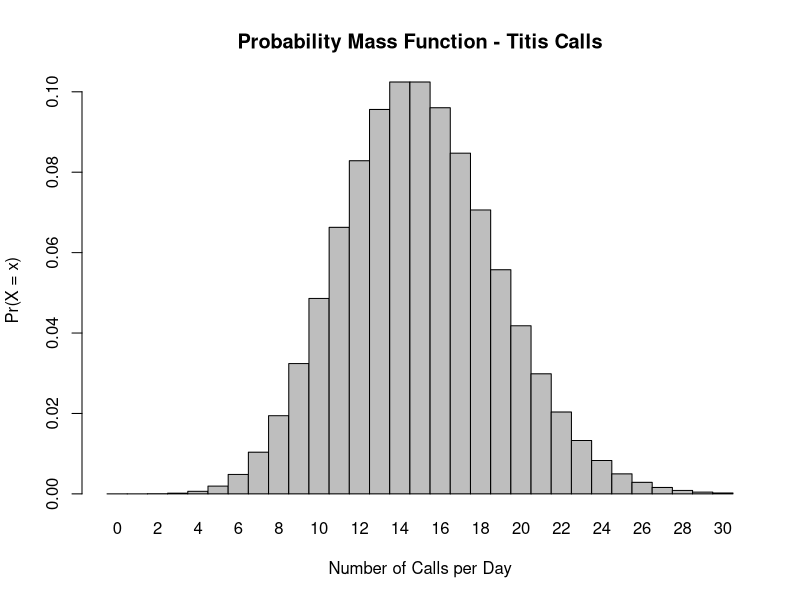
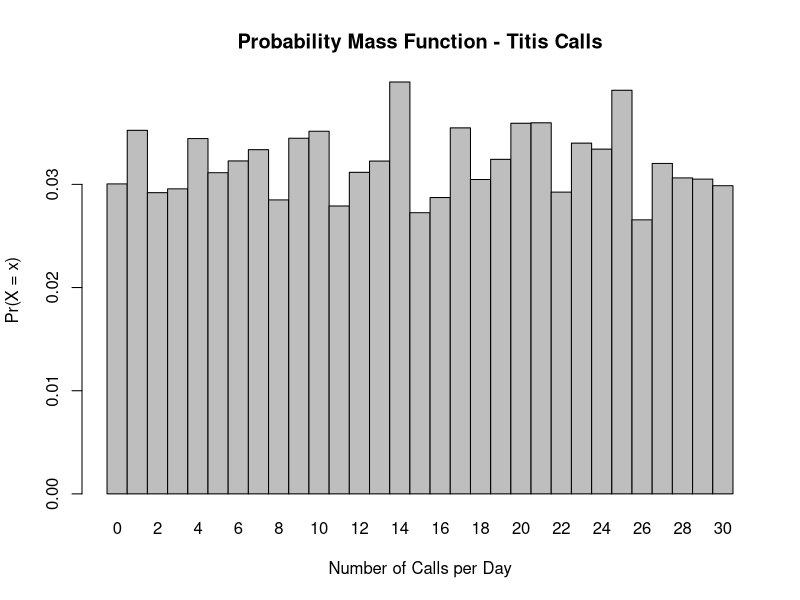
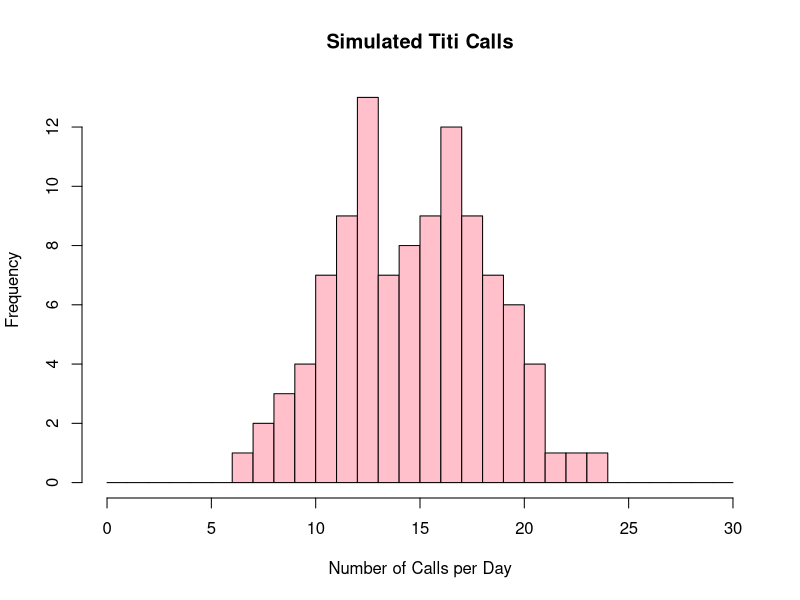

The R script that drew these images, in order:
## ---- chunk 1
call_ranges <- 0:30
l = 15 # Poisson mean lambda based on mean number of calls
titis_calls <- dpois(x = call_ranges, lambda = l)


barplot(titis_calls, names.arg = call_ranges, space = 0, xlab = "Number of Calls per Day", ylab = "Pr(X = x)", main = "Probability Mass Function - Titis Calls")
## ---- chunk 2
sim <- NULL  # sets up a dummy variable to hold our 10000 simulations
n <- 104
for (i in 1:length(titis_calls)) {
    sim[i] <- mean(sample(titis_calls, n, replace = TRUE))
}

barplot(sim, names.arg = call_ranges, space = 0, xlab = "Number of Calls per Day", ylab = "Pr(X = x)", main = "Probability Mass Function - Titis Calls")


## ---- chunk 3
set.seed(1) # So that everytime I run rpois, I get the same set of random numbers
simulated_calls <- rpois(104, lambda = l)
simulated_calls
## ---- chunk 4
hist(simulated_calls, breaks = 0:30, freq = TRUE, col = "pink",
     xlab = "Number of Calls per Day", main = "Simulated Titi Calls",
     xlim = c(0, 30))
## ---- chunk 5
# ppois get equal or less than -> so we need to get the complement probability
# This means 1 - P(x =< 8)
more_than_8_calls <- 1 - ppois(8, l)
more_than_8_calls
## ---- chunk 6
no_calls <- dpois(0, l)
no_calls
## ---- chunk 7
three_calls <- dpois(3, l)
three_calls
